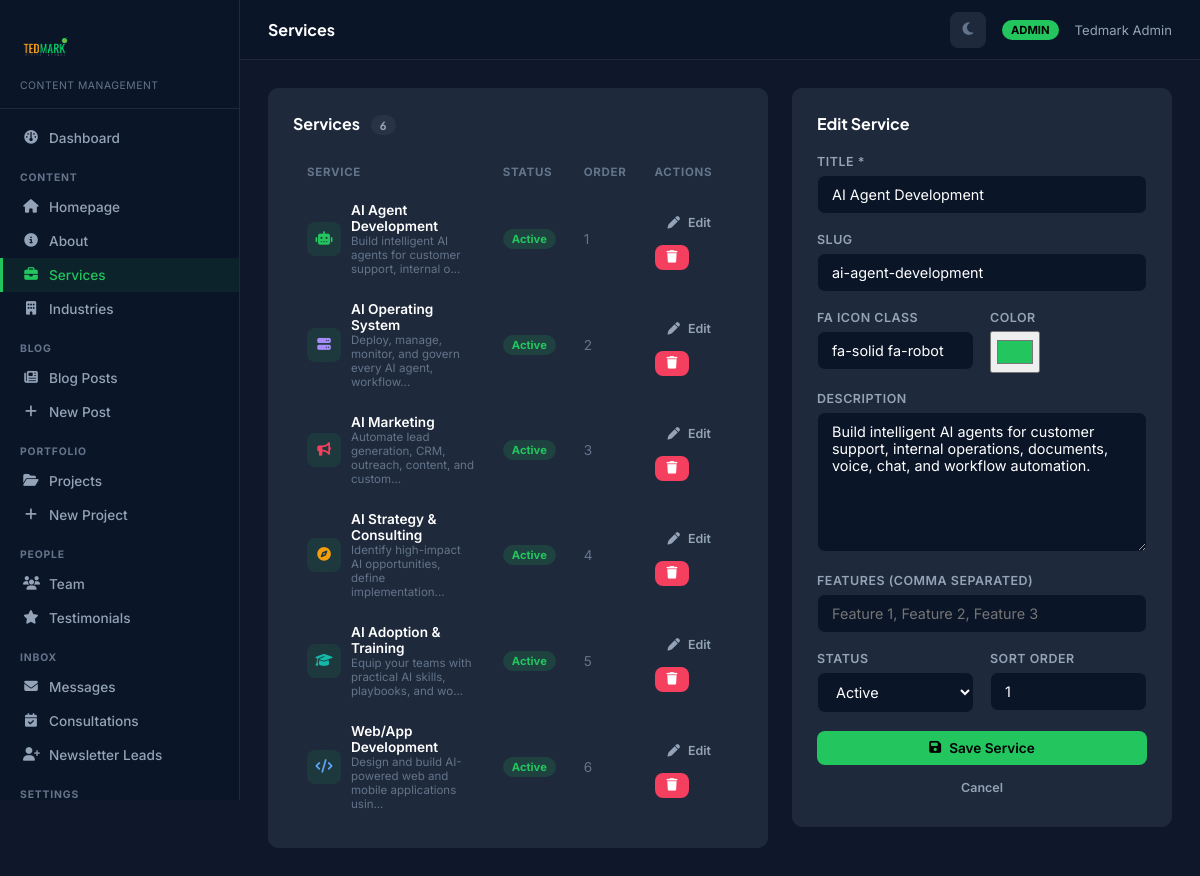
Page /admin/services.php?edit=1 (signed in) on the committed database.
### tables this page shows
CREATE TABLE IF NOT EXISTS `services` (
  `id`          INT UNSIGNED AUTO_INCREMENT PRIMARY KEY,
  `title`       VARCHAR(150) NOT NULL,
  `slug`        VARCHAR(150) NOT NULL UNIQUE,
  `icon`        VARCHAR(100) DEFAULT 'fa-solid fa-star',
  `color`       VARCHAR(20)  DEFAULT '#22c55e',
  `description` TEXT DEFAULT NULL,
  `features`    TEXT DEFAULT NULL,
  `status`      ENUM('active','draft') DEFAULT 'active',
  `sort_order`  INT UNSIGNED DEFAULT 0,
  `created_at`  DATETIME DEFAULT CURRENT_TIMESTAMP
);

### includes/db.php (called while the page is built, shortened)
<?php
class Database {
    private static ?PDO $instance = null;
    public static function getInstance(): ?PDO {
        if (self::$instance === null) {
            try {
                $dsn = 'mysql:host=' . DB_HOST . ';dbname=' . DB_NAME . ';charset=' . DB_CHARSET;
                self::$instance = new PDO($dsn, DB_USER, DB_PASS, [
                    PDO::ATTR_ERRMODE => PDO::ERRMODE_EXCEPTION,
                    PDO::ATTR_DEFAULT_FETCH_MODE => PDO::FETCH_ASSOC,
                    PDO::ATTR_EMULATE_PREPARES => false,
                    PDO::ATTR_TIMEOUT => 2,
                ]);
            } catch (PDOException $e) {
                error_log('DB Connection failed: ' . $e->getMessage());
                self::$connectionFailed = true;
                self::$instance = null;
                return null;
            }
        }
        return self::$instance;
    }
}
function db(): ?PDO {
    return Database::getInstance();
}
function query(string $sql, array $params = []): ?PDOStatement {
    $db = db();
    try {
        $stmt = $db->prepare($sql);
        $stmt->execute($params);
        return $stmt;
    } catch (PDOException $e) {
        error_log('Query error: ' . $e->getMessage());
        return null;
    }
}
function fetchOne(string $sql, array $params = []): ?array {
    $stmt = query($sql, $params);
    $result = $stmt->fetch();
    return $result ?: null;
}
function fetchAll(string $sql, array $params = []): array {
    $stmt = query($sql, $params);
    return $stmt->fetchAll();
}

### admin/services.php (the view, shortened to what this page needs)
<?php
require_once __DIR__ . '/../includes/db.php';
$editing = null;
if (isset($_GET['edit']) && is_numeric($_GET['edit'])) {
    $editing = fetchOne("SELECT * FROM services WHERE id = ?", [$_GET['edit']]);
}
$services = fetchAll("SELECT * FROM services ORDER BY sort_order ASC");
$e = $editing ?? [];
require_once __DIR__ . '/includes/admin-layout.php';
?>
<div style="display:grid;grid-template-columns:1fr 380px;gap:24px;align-items:start;">
  <div class="tm-card">
    <div class="tm-card-header"><span class="tm-card-title">Services <span class="badge badge-gray" style="margin-left:8px;"><?= count($services) ?></span></span></div>
    <table class="tm-table">
      <thead><tr><th>Service</th><th>Status</th><th>Order</th><th>Actions</th></tr></thead>
      <tbody>
      <?php foreach ($services as $svc): ?>
      <tr>
        <td>
          <div style="display:flex;align-items:center;gap:10px;">
            <div style="width:34px;height:34px;border-radius:8px;background:rgba(34,197,94,0.1);display:flex;align-items:center;justify-content:center;flex-shrink:0;">
              <i class="<?= htmlspecialchars($svc['icon']) ?>" style="color:<?= htmlspecialchars($svc['color']) ?>;font-size:0.85rem;"></i>
            </div>
            <div>
              <div style="font-weight:600;color:#fff;"><?= htmlspecialchars($svc['title']) ?></div>
              <div style="font-size:0.72rem;color:#64748b;"><?= htmlspecialchars(substr($svc['description']??'',0,60)) ?>...</div>
            </div>
          </div>
        </td>
        <td><a href="?toggle=<?= $svc['id'] ?>" style="text-decoration:none;"><span class="badge <?= $svc['status']==='active'?'badge-green':'badge-amber' ?>"><?= ucfirst($svc['status']) ?></span></a></td>
        <td style="color:#64748b;"><?= $svc['sort_order'] ?></td>
        <td>
          <div class="gap-8">
            <a href="?edit=<?= $svc['id'] ?>" class="btn btn-ghost btn-sm"><i class="fa-solid fa-pen"></i> Edit</a>
            <a href="?delete=<?= $svc['id'] ?>" class="btn btn-danger btn-sm" onclick="return confirm('Delete?')"><i class="fa-solid fa-trash"></i></a>
          </div>
        </td>
      </tr>
      <?php endforeach; ?>
      </tbody>
    </table>
  </div>
  <div class="tm-card" style="position:sticky;top:80px;">
    <div class="tm-card-header"><span class="tm-card-title"><?= $editing ? 'Edit' : 'Add' ?> Service</span></div>
    <form method="POST">
      <div class="form-group"><label>Title *</label><input type="text" name="title" id="title-input" value="<?= htmlspecialchars($e['title']??'') ?>" required></div>
      <div class="form-group"><label>Slug</label><input type="text" name="slug" id="slug-input" value="<?= htmlspecialchars($e['slug']??'') ?>"></div>
      <div class="form-row">
        <div class="form-group"><label>FA Icon Class</label><input type="text" name="icon" value="<?= htmlspecialchars($e['icon']??'fa-solid fa-star') ?>" placeholder="fa-solid fa-globe"></div>
        <div class="form-group"><label>Color</label><input type="color" name="color" value="<?= htmlspecialchars($e['color']??'#22c55e') ?>" style="height:42px;padding:4px;cursor:pointer;"></div>
      </div>
      <div class="form-group"><label>Description</label><textarea name="description" rows="3"><?= htmlspecialchars($e['description']??'') ?></textarea></div>
      <div class="form-group"><label>Features (comma separated)</label><input type="text" name="features" value="<?= htmlspecialchars($e['features']??'') ?>" placeholder="Feature 1, Feature 2, Feature 3"></div>
      <div class="form-row">
        <div class="form-group"><label>Status</label>
          <select name="status">
            <option value="active" <?= ($e['status']??'active')==='active'?'selected':'' ?>>Active</option>
          </select>
        </div>
        <div class="form-group"><label>Sort Order</label><input type="number" name="sort_order" value="<?= $e['sort_order']??0 ?>" min="0"></div>
      </div>
      <button type="submit" class="btn btn-primary" style="width:100%;justify-content:center;"><i class="fa-solid fa-floppy-disk"></i> Save Service</button>
      <?php if ($editing): ?><a href="<?= SITE_URL ?>/admin/services.php" class="btn btn-ghost btn-sm" style="width:100%;justify-content:center;margin-top:8px;">Cancel</a><?php endif; ?>
    </form>
  </div>
</div>
<?php require_once __DIR__ . '/includes/admin-layout-end.php'; ?>

### admin/includes/admin-layout.php (style rules this page uses)
*,*::before,*::after { box-sizing:border-box;margin:0;padding:0; }
:root { --bg:#0f172a;--sidebar:#0b1528;--sidebar-w:240px; --accent:#22c55e;--accent2:#f59e0b; --text:#e2e8f0;--muted:#64748b;--border:#1e293b; --card:#1e293b;--input:#0b1528;--radius:10px;--topbar:60px; }
body { font-family:'Inter',sans-serif;background:var(--bg);color:var(--text);display:flex;min-height:100vh;font-size:0.9rem; }
body,body * { transition:background-color .18s ease,border-color .18s ease,color .12s ease,box-shadow .18s ease; }
.tm-card { background:var(--card);border:1px solid var(--border);border-radius:var(--radius);padding:24px; }
.tm-card-header { display:flex;align-items:center;justify-content:space-between;margin-bottom:20px; }
.tm-card-title { font-family:'Plus Jakarta Sans',sans-serif;font-weight:700;font-size:1rem;color:#fff; }
label { display:block;font-size:0.78rem;font-weight:600;color:#94a3b8;margin-bottom:6px;text-transform:uppercase;letter-spacing:0.04em; }
input[type=text],input[type=email],input[type=password],input[type=url],input[type=number],select,textarea { width:100%;background:var(--input);border:1px solid var(--border);border-radius:8px;padding:10px 14px;color:#fff;font-size:0.9rem;font-family:'Inter',sans-serif;outline:none;transition:border .15s; }
textarea { resize:vertical;min-height:140px; }
select option { background:var(--input); }
.btn { display:inline-flex;align-items:center;gap:8px;padding:9px 18px;border-radius:8px;font-size:0.85rem;font-weight:600;cursor:pointer;border:none;text-decoration:none;transition:all .15s;font-family:'Inter',sans-serif; }
.btn-primary { background:var(--accent);color:#000; }
.btn-danger { background:#f43f5e;color:#fff; }
.btn-ghost { background:transparent;color:#94a3b8;border:1px solid var(--border); }
.btn-sm { padding:6px 12px;font-size:0.78rem; }
.tm-table { width:100%;border-collapse:collapse; }
.tm-table th { text-align:left;font-size:0.72rem;font-weight:700;color:var(--muted);text-transform:uppercase;letter-spacing:0.06em;padding:10px 14px;border-bottom:1px solid var(--border); }
.tm-table td { padding:12px 14px;border-bottom:1px solid rgba(30,41,59,0.6);font-size:0.85rem;vertical-align:middle; }
.tm-table tr:last-child td { border-bottom:none; }
.badge { display:inline-block;padding:3px 9px;border-radius:20px;font-size:0.7rem;font-weight:700; }
.badge-green { background:rgba(34,197,94,0.15);color:#22c55e; }
.badge-gray { background:rgba(100,116,139,0.15);color:#94a3b8; }
.gap-8 { display:flex;gap:8px;flex-wrap:wrap;align-items:center; }
.form-group { margin-bottom:18px; }
.form-row { display:grid;grid-template-columns:1fr 1fr;gap:16px; }

### rows in the picture
services: title "AI Agent Development", description "Build intelligent AI agents for customer support, internal o", status "Active", sort_order "1", slug "ai-agent-development", icon "fa-solid fa-robot", color "#22c55e", description "Build intelligent AI agents for customer support, internal operations, documents, voice, chat, and workflow automation."
services: title "AI Operating System", description "Deploy, manage, monitor, and govern every AI agent, workflow", status "Active", sort_order "2"
services: title "AI Marketing", description "Automate lead generation, CRM, outreach, content, and custom", status "Active", sort_order "3"
services: title "AI Strategy & Consulting", description "Identify high-impact AI opportunities, define implementation", status "Active", sort_order "4"
services: title "AI Adoption & Training", description "Equip your teams with practical AI skills, playbooks, and wo", status "Active", sort_order "5"
services: title "Web/App Development", description "Design and build AI-powered web and mobile applications usin", status "Active", sort_order "6"

### other values in the picture
$item['label'] "Dashboard"
$group "CONTENT"
$item['label'] "Homepage"
$item['label'] "About"
$item['label'] "Services"
$item['label'] "Industries"
$group "BLOG"
$item['label'] "Blog Posts"
$item['label'] "New Post"
$group "PORTFOLIO"
$item['label'] "Projects"
$item['label'] "New Project"
$group "PEOPLE"
$item['label'] "Team"
$item['label'] "Testimonials"
